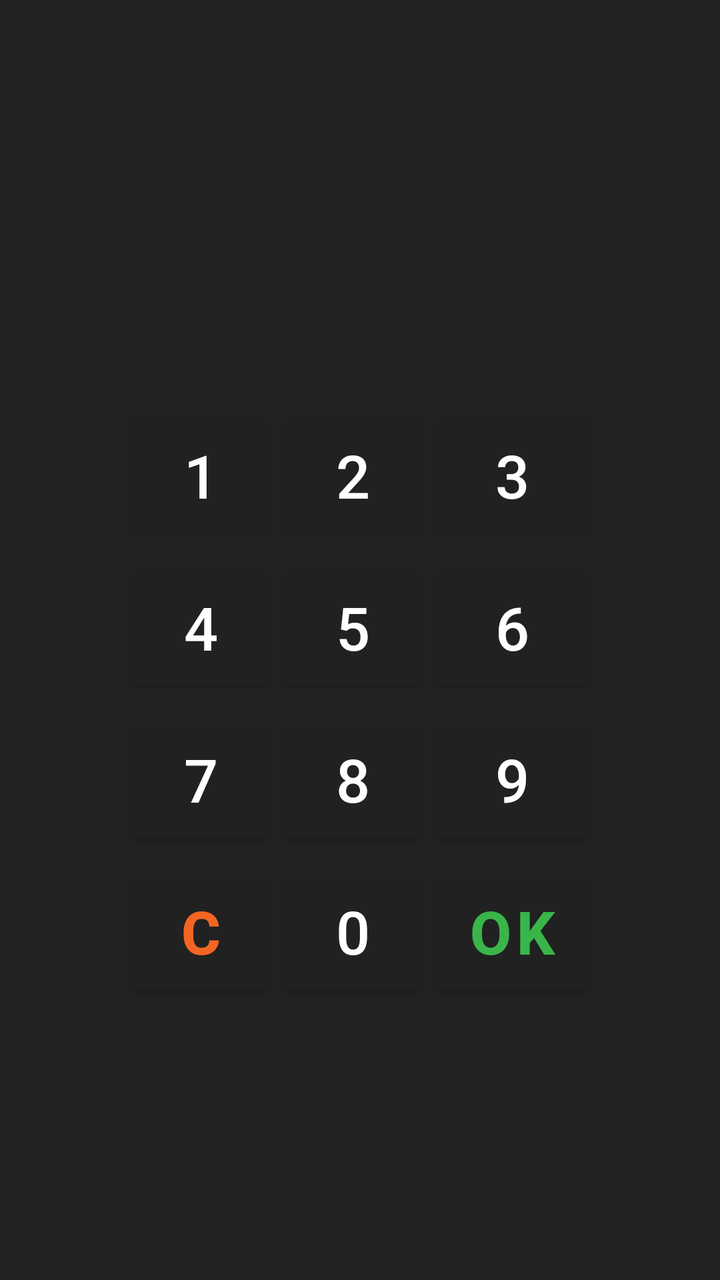
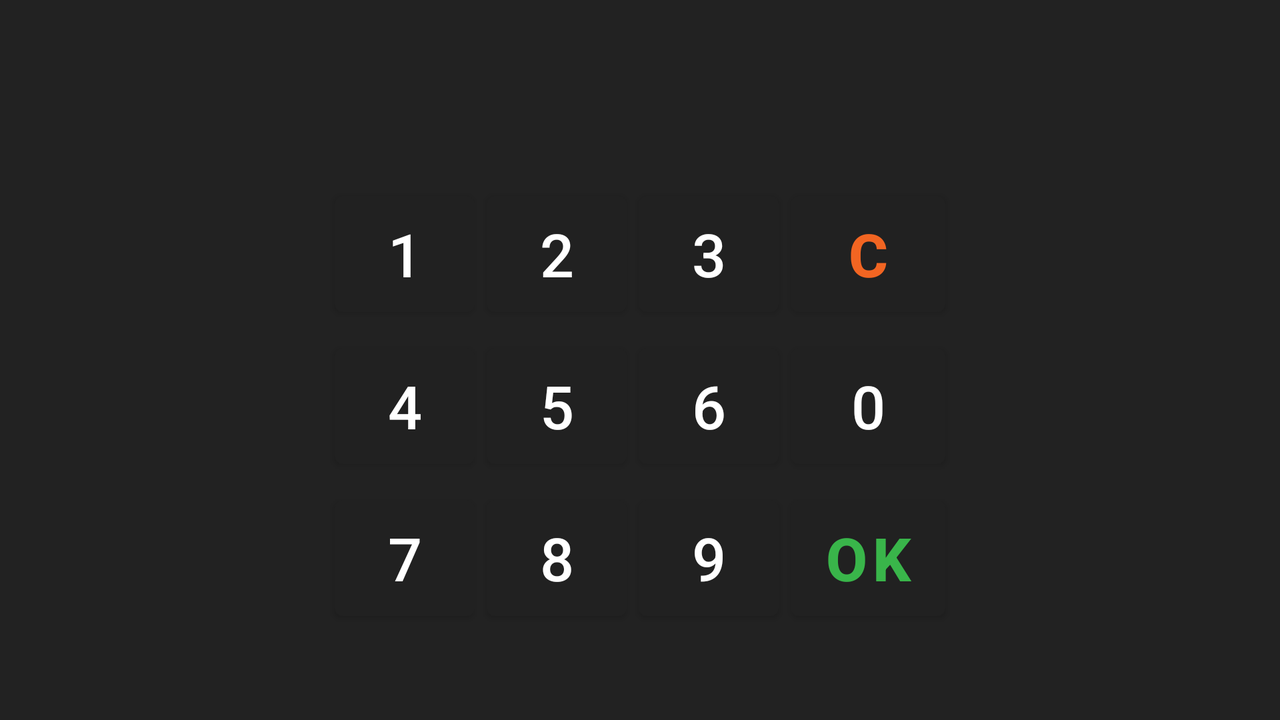

The same Android screen from two of the app's own layout files: first res/layout/ as a phone draws it, then the repository's variant for another configuration, drawn on a device whose configuration selects that folder. Both files follow.
<!-- AndroidManifest.xml: application theme AppTheme -->
<!-- res/layout/lock.xml -->
<LinearLayout xmlns:android="http://schemas.android.com/apk/res/android"
    android:layout_width="fill_parent"
    android:layout_height="fill_parent"
    android:background="#222222"
    android:minWidth="300dp"
    android:orientation="vertical"
    android:padding="3dp">

    <ViewSwitcher
        android:id="@+id/switcher"
        android:layout_width="fill_parent"
        android:layout_height="wrap_content"
        android:layout_gravity="center"
        android:layout_margin="5dp">

        <TextView
            android:id="@+id/result1"
            android:layout_width="fill_parent"
            android:layout_height="wrap_content"
            android:layout_gravity="center"
            android:background="@drawable/textfield_default"
            android:gravity="center_vertical|center_horizontal"
            android:inputType="textPassword"
            android:singleLine="true"
            android:textColor="#000"
            android:textSize="40sp" />

        <TextView
            android:id="@+id/result2"
            android:layout_width="fill_parent"
            android:layout_height="wrap_content"
            android:background="@drawable/textfield_default"
            android:gravity="center_vertical|center_horizontal"
            android:inputType="textPassword"
            android:singleLine="true"
            android:textColor="#000"
            android:textSize="40sp" />
    </ViewSwitcher>

    <Space
        android:layout_width="0dp"
        android:layout_height="0dp"
        android:layout_weight="1" />

    <TableLayout
        android:layout_width="wrap_content"
        android:layout_height="wrap_content"
        android:layout_gravity="center">

        <TableRow
            android:layout_width="wrap_content"
            android:layout_height="wrap_content"
            android:layout_gravity="center">

            <Button
                android:id="@+id/b1"
                style="@style/LockButton"
                android:text="1" />

            <Button
                android:id="@+id/b2"
                style="@style/LockButton"
                android:text="2" />

            <Button
                android:id="@+id/b3"
                style="@style/LockButton"
                android:text="3" />
        </TableRow>

        <TableRow
            android:layout_width="wrap_content"
            android:layout_height="wrap_content"
            android:layout_gravity="center">

            <Button
                android:id="@+id/b4"
                style="@style/LockButton"
                android:text="4" />

            <Button
                android:id="@+id/b5"
                style="@style/LockButton"
                android:text="5" />

            <Button
                android:id="@+id/b6"
                style="@style/LockButton"
                android:text="6" />
        </TableRow>

        <TableRow
            android:layout_width="wrap_content"
            android:layout_height="wrap_content"
            android:layout_gravity="center">

            <Button
                android:id="@+id/b7"
                style="@style/LockButton"
                android:text="7" />

            <Button
                android:id="@+id/b8"
                style="@style/LockButton"
                android:text="8" />

            <Button
                android:id="@+id/b9"
                style="@style/LockButton"
                android:text="9" />
        </TableRow>

        <TableRow
            android:layout_width="wrap_content"
            android:layout_height="wrap_content"
            android:layout_gravity="center">

            <Button
                android:id="@+id/bHelp"
                style="@style/LockButton"
                android:text="C"
                android:textColor="#f26522"
                android:textStyle="bold" />

            <Button
                android:id="@+id/b0"
                style="@style/LockButton"
                android:text="0" />

            <Button
                android:id="@+id/bClear"
                style="@style/LockButton"
                android:text="OK"
                android:textColor="#39b54a"
                android:textStyle="bold" />
        </TableRow>
    </TableLayout>

    <Space
        android:layout_width="0dp"
        android:layout_height="0dp"
        android:layout_weight="1" />

</LinearLayout>
<!-- resources referenced by this layout -->
<resources>
  <style name="LockButton">
          <item name="android:layout_width">wrap_content</item>
          <item name="android:layout_height">wrap_content</item>
          <item name="android:layout_margin">3dp</item>
          <item name="android:minHeight">@dimen/pin_button_height</item>
          <item name="android:minWidth">@dimen/pin_button_width</item>
          <item name="android:textSize">30sp</item>
      </style>
  <style name="AppTheme" parent="Theme.MaterialComponents.DayNight.DarkActionBar">
          <item name="android:fitsSystemWindows">true</item>
          <item name="android:tabWidgetStyle">@android:style/Widget.Holo.TabWidget</item>
      </style>
  <dimen name="pin_button_height">70dp</dimen>
  <dimen name="pin_button_width">70dp</dimen>
</resources>
<!-- res/layout-land/lock.xml (the repository's variant of the layout above) -->
<!-- drawn on the phone turned sideways -->
<LinearLayout xmlns:android="http://schemas.android.com/apk/res/android"
    android:layout_width="fill_parent"
    android:layout_height="fill_parent"
    android:background="#222222"
    android:minWidth="300dp"
    android:orientation="vertical"
    android:padding="3dp">

    <ViewSwitcher
        android:id="@+id/switcher"
        android:layout_width="fill_parent"
        android:layout_height="wrap_content"
        android:layout_gravity="center"
        android:layout_margin="3dp">

        <TextView
            android:id="@+id/result1"
            android:layout_width="fill_parent"
            android:layout_height="wrap_content"
            android:layout_gravity="center"
            android:background="@drawable/textfield_default"
            android:gravity="center_vertical|center_horizontal"
            android:password="true"
            android:singleLine="true"
            android:textColor="#000"
            android:textSize="30sp" />

        <TextView
            android:id="@+id/result2"
            android:layout_width="fill_parent"
            android:layout_height="wrap_content"
            android:background="@drawable/textfield_default"
            android:gravity="center_vertical|center_horizontal"
            android:password="true"
            android:singleLine="true"
            android:textColor="#000"
            android:textSize="30sp" />
    </ViewSwitcher>

    <Space
        android:layout_width="0dp"
        android:layout_height="0dp"
        android:layout_weight="1" />

    <TableLayout
        android:layout_width="wrap_content"
        android:layout_height="wrap_content"
        android:layout_gravity="center">

        <TableRow
            android:layout_width="wrap_content"
            android:layout_height="wrap_content"
            android:layout_gravity="center">

            <Button
                android:id="@+id/b1"
                style="@style/LockButton"
                android:text="1" />

            <Button
                android:id="@+id/b2"
                style="@style/LockButton"
                android:text="2" />

            <Button
                android:id="@+id/b3"
                style="@style/LockButton"
                android:text="3" />

            <Button
                android:id="@+id/bHelp"
                style="@style/LockButton"
                android:text="C"
                android:textColor="#f26522"
                android:textStyle="bold" />
        </TableRow>

        <TableRow
            android:layout_width="wrap_content"
            android:layout_height="wrap_content"
            android:layout_gravity="center">

            <Button
                android:id="@+id/b4"
                style="@style/LockButton"
                android:text="4" />

            <Button
                android:id="@+id/b5"
                style="@style/LockButton"
                android:text="5" />

            <Button
                android:id="@+id/b6"
                style="@style/LockButton"
                android:text="6" />

            <Button
                android:id="@+id/b0"
                style="@style/LockButton"
                android:text="0" />
        </TableRow>

        <TableRow
            android:layout_width="wrap_content"
            android:layout_height="wrap_content"
            android:layout_gravity="center">

            <Button
                android:id="@+id/b7"
                style="@style/LockButton"
                android:text="7" />

            <Button
                android:id="@+id/b8"
                style="@style/LockButton"
                android:text="8" />

            <Button
                android:id="@+id/b9"
                style="@style/LockButton"
                android:text="9" />

            <Button
                android:id="@+id/bClear"
                style="@style/LockButton"
                android:text="OK"
                android:textColor="#39b54a"
                android:textStyle="bold" />
        </TableRow>
    </TableLayout>

    <Space
        android:layout_width="0dp"
        android:layout_height="0dp"
        android:layout_weight="1" />

</LinearLayout>
